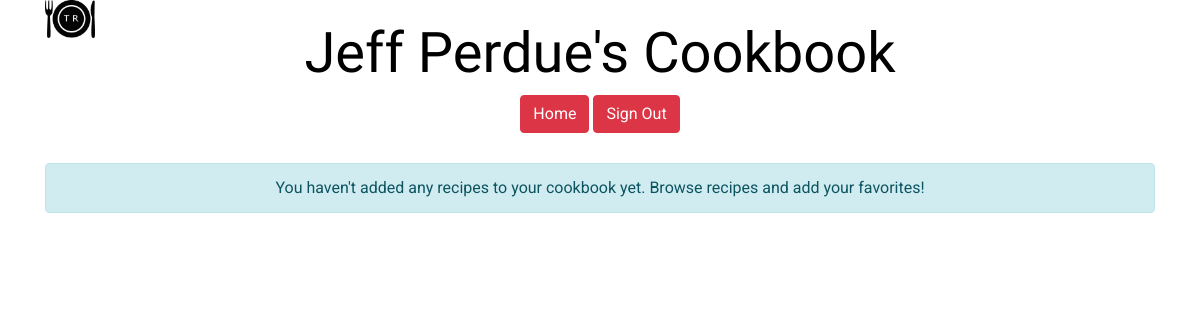
Before: /cookbook.php (signed in) with the older database file.
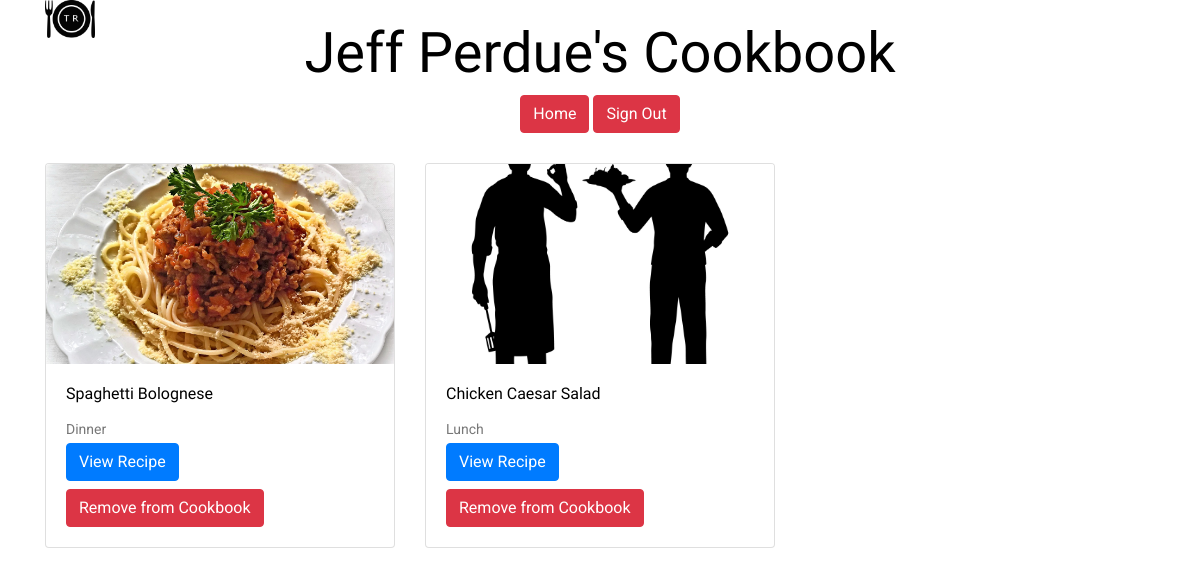
After: the same page with the newer database file.
### tables this page shows
CREATE TABLE `recipes` (
  `recipe_ID` int(255) UNSIGNED NOT NULL,
  `user_ID` int(255) UNSIGNED NOT NULL,
  `title` varchar(32) NOT NULL,
  `image` varchar(1000) NOT NULL,
  `ingredients` varchar(700) NOT NULL,
  `instructions` varchar(700) NOT NULL,
  `cooking_time` varchar(12) NOT NULL,
  `category` varchar(32) DEFAULT NULL
);

### cookbook.php (the view, shortened to what this page needs)
<?php
require_once('auth/db.php');
$user_id = $_SESSION['user_ID'];
$greetingMessage = '';
try {
    $stmt = $db->prepare("SELECT firstname, lastname FROM users WHERE user_ID = :user_id");
    $stmt->execute([':user_id' => $user_id]);
    $user = $stmt->fetch(PDO::FETCH_ASSOC);
    if ($user) {
        $greetingMessage = htmlspecialchars($user['firstname'] . ' ' . $user['lastname']);
    }
    $stmt = $db->prepare("
        SELECT recipes.*
        FROM cookbook
        JOIN recipes ON cookbook.recipe_ID = recipes.recipe_ID
        WHERE cookbook.user_ID = :user_id
    ");
    $stmt->execute([':user_id' => $user_id]);
    $recipes = $stmt->fetchAll();
} catch (PDOException $e) {
    echo "Error: " . htmlspecialchars($e->getMessage());
    exit();
}
?>
<!doctype html>
<html lang="en">
<head>
    <link rel="stylesheet" href="./css/bootstrap.min.css">
    <link rel="stylesheet" href="./css/style.css">
</head>
<body>
    <header>
        <div class="header-area">
            <div class="container d-flex align-items-center justify-content-between">
                <div class="logo">
                    <a href="index.php">
                        <img src="./img/logo.png" alt="Logo" class="header-logo">
                    </a>
                </div>
            </div>
        </div>
    </header>
    <div class="container">
        <div class="greeting-message">
            <h1 class="display-4"><?php echo $greetingMessage; ?>'s Cookbook</h1>
        </div>
        <div class="btn-container">
            <a href="index.php" class="btn btn-danger">Home</a>
            <a href="auth/signout.php" class="btn btn-danger">Sign Out</a>
        </div>
        <?php if (empty($recipes)): ?>
            <div class="alert alert-info text-center" role="alert">
                You haven't added any recipes to your cookbook yet. Browse recipes and add your favorites!
            </div>
        <?php else: ?>
            <div class="row">
                <?php foreach ($recipes as $recipe): ?>
                    <div class="col-md-4">
                        <div class="card mb-4">
                            <img class="card-img-top" src="./img/<?php echo !empty($recipe['image']) && file_exists('./img/' . $recipe['image']) ? $recipe['image'] : 'placeholder.png'; ?>" alt="<?php echo htmlspecialchars($recipe['title']); ?>">
                            <div class="card-body">
                                <h5 class="card-title"><?php echo htmlspecialchars($recipe['title']); ?></h5>
                                <p class="card-text"><?php echo htmlspecialchars($recipe['category']); ?></p>
                                <a href="recipe/detail.php?id=<?php echo $recipe['recipe_ID']; ?>" class="btn btn-primary">View Recipe</a>
                                <form method="POST" action="cookbook.php" class="mt-2">
                                    <button type="submit" name="remove_from_cookbook" class="btn btn-danger">Remove from Cookbook</button>
                                </form>
                            </div>
                        </div>
                    </div>
                <?php endforeach; ?>
            </div>
        <?php endif; ?>
    </div>
</body>
</html>

Changed rows visible on the page:
now on this page (row edited): recipes: image (picture), title "Spaghetti Bolognese", category "Dinner"
now on this page (row unchanged): recipes: shows a picture, title "Chicken Caesar Salad", category "Lunch"
Other visible differences:
text no longer shown: "You haven't added any recipes to your cookbook yet. Browse recipes and add your favorites!"
